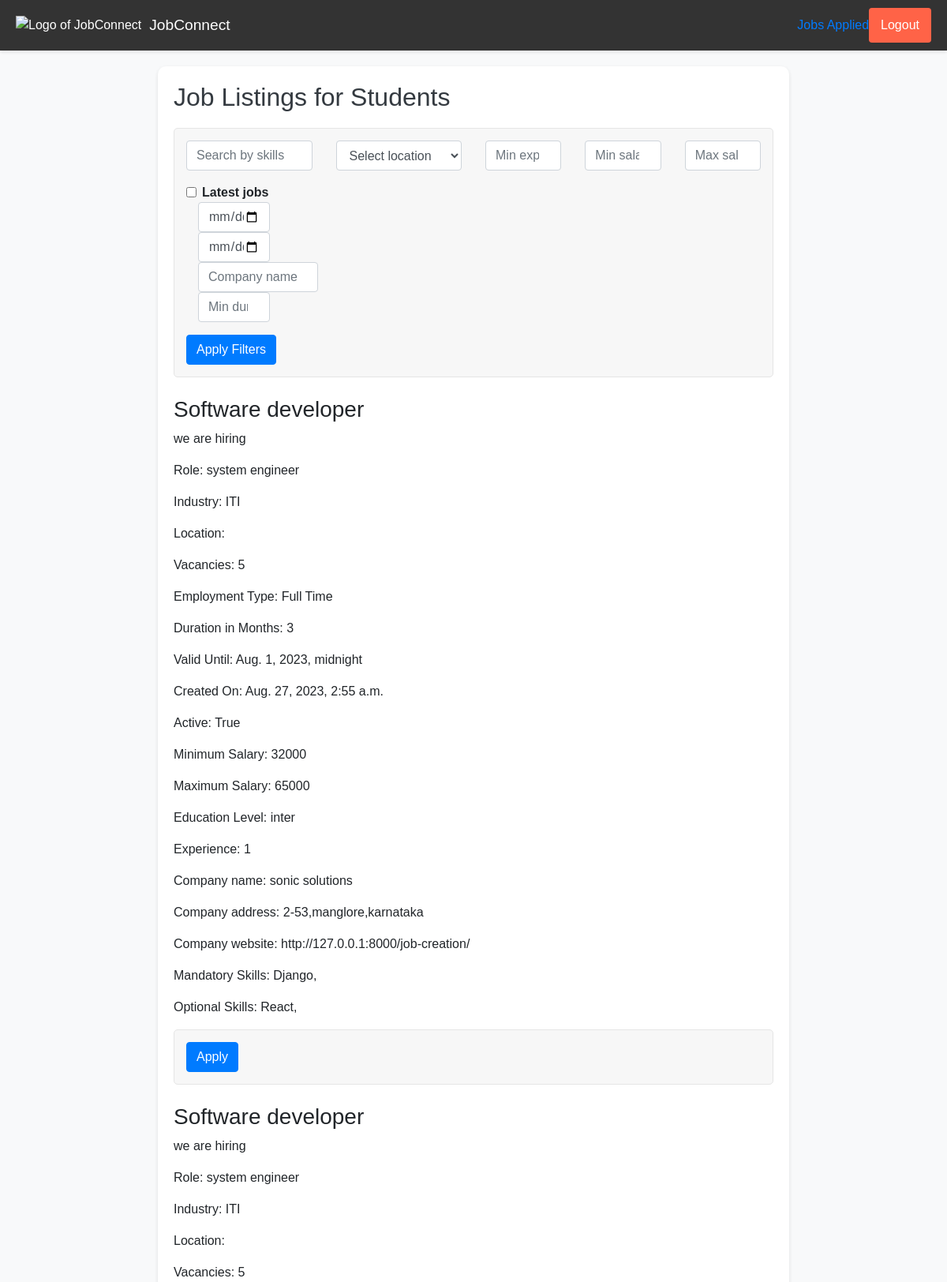
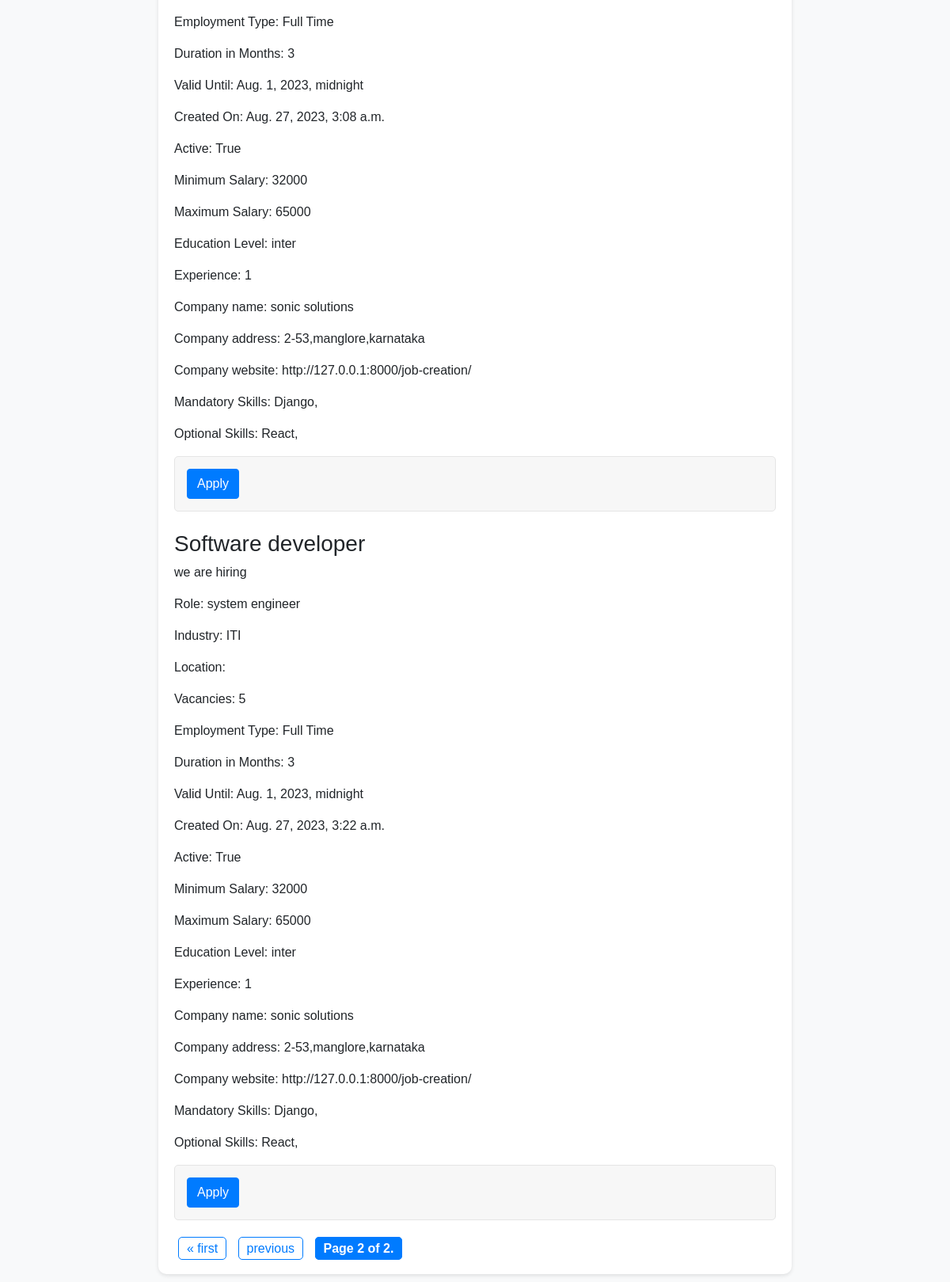
The page /student_jobs/?page=2 on the database its author committed (2 pictures, top to bottom).
### carrers/models.py (models this page shows, shortened)
class Job(models.Model):
    EMPLOYMENT_TYPES=[
        ('full_time','Full Time'),
        ('part_time','Part Time'),
        ('contract','Contract'),
    ]
    title = models.CharField(max_length=255)
    description = models.TextField()
    role = models.CharField(max_length=255)
    industry_type = models.CharField(max_length=255)
    location = models.ForeignKey('JobLocation', on_delete=models.CASCADE)
    no_of_openings = models.PositiveSmallIntegerField()
    employment_type = models.CharField(max_length=50,choices=EMPLOYMENT_TYPES)
    duration_in_months = models.PositiveSmallIntegerField(null=True, blank=True)
    created_on = models.DateTimeField(auto_now_add=True)
    valid_until = models.DateTimeField()
    is_active = models.BooleanField(default=True)
    salary_visible = models.BooleanField(default=False)
    min_salary = models.PositiveSmallIntegerField(null=True, blank=True)
    max_salary = models.PositiveSmallIntegerField(null=True, blank=True)
    education_level = models.CharField(max_length=255)
    years_of_experience = models.PositiveSmallIntegerField()
    skills_mandatory = models.ManyToManyField(Skill, related_name='mandatory_jobs')
    skills_optional = models.ManyToManyField(Skill, related_name='optional_jobs')
    company_info = models.ForeignKey(Company, on_delete=models.CASCADE,default=1)
    students_applied=models.ManyToManyField(User,related_name='applied_jobs',blank=True)

class Company(models.Model):
    company_name = models.CharField(max_length=255)
    address = models.TextField(null=True)
    website = models.URLField(null=True)
    user = models.ForeignKey(User, on_delete=models.CASCADE, default=1)  # Example default value

class Skill(models.Model):
    name=models.CharField(max_length=20)

### carrers/views.py (the view)
# urls.py: path('student_jobs/', StudentJobListView.as_view(), name='student_jobs'),
class StudentJobListView(ListView):
    model = Job
    template_name = 'carrers/student_jobs.html'
    context_object_name = 'job_listings'
    paginate_by=10
    def get_queryset(self):
        queryset=super().get_queryset()
        location = self.request.GET.get('location')
        skills = self.request.GET.get('skills')
        experience = self.request.GET.get('experience')
        min_salary = self.request.GET.get('min_salary')
        max_salary = self.request.GET.get('max_salary')
        role=self.request.GET.get('role')
        created_on = self.request.GET.get('created_on')
        valid_until_str = self.request.GET.get('valid_until')
        company_name = self.request.GET.get('company_name')
        duration_in_months = self.request.GET.get('duration_in_months')
        if location:
            queryset = queryset.filter(location__name=location)
        if skills:
            queryset = queryset.filter(Q(title__icontains=skills) | Q(description__icontains=skills))
        if experience:
            queryset = queryset.filter(years_of_experience__gte=experience)
        if min_salary:
            queryset = queryset.filter(min_salary__gte=min_salary)
        if max_salary:
            queryset = queryset.filter(max_salary__lte=max_salary)
        if role:
            queryset=queryset.filter(role=role)
        if created_on:
            created_on = timezone.make_aware(datetime.strptime(created_on, '%Y-%m-%d'))
            queryset = queryset.filter(created_on__date=created_on.date())
        if valid_until_str:
            valid_until = timezone.make_aware(datetime.strptime(valid_until_str, '%Y-%m-%d'))
            queryset = queryset.filter(valid_until__gte=valid_until)
        if company_name:
            queryset = queryset.filter(company_info__company_name__icontains=company_name)
        if duration_in_months:
            queryset = queryset.filter(duration_in_months__gte=duration_in_months)
        if created_on :
            created_on=timezone.make_aware(datetime.strptime(created_on, '%Y-%m-%d'))
            queryset = queryset.filter(created_on__date=created_on.date())
        if valid_until_str:
            valid_until = datetime.strptime(valid_until_str, '%Y-%m-%d')
            queryset = queryset.filter(valid_until__gte=valid_until)
        if company_name:
            queryset = queryset.filter(company_info__company_name__icontains=company_name)
        if duration_in_months:
            queryset = queryset.filter(duration_in_months__gte=duration_in_months)
        return queryset
    def get_context_data(self, **kwargs):
        context = super().get_context_data(**kwargs)
        context['username'] = self.request.user.username if self.request.user.is_authenticated else None
        jobs = self.get_queryset()  # Get the filtered queryset
        paginator = Paginator(jobs, self.paginate_by)  # Create a Paginator instance
        page_number = self.request.GET.get('page')  # Get the page number from the request
        page_obj = paginator.get_page(page_number)  # Get the page object
        context['page_obj'] = page_obj  # Add the page object to the context
        return context

### carrers/templates/carrers/student_jobs.html (shortened to what this page needs)
{% load static %}
<!DOCTYPE html>
<html lang="en">
<head>
    <link href="path_to_bootstrap_css/bootstrap.min.css" rel="stylesheet">
</head>
<body>
    <div class="navbar">
        <div class="navbar-title">
            <div class="navbar-logo">
                <img src="https://th.bing.com/th/id/OIG.ziA.KUy_wDzYr2Jp7UY9?pid=ImgGn" alt="Logo of JobConnect">
            </div>
            <h1>JobConnect</h1>
        </div>
        <div class="navbar-user">
            <a href="{% url 'jobs_applied' %}" class="navbar-job-button">Jobs Applied</a>
            <button class="navbar-logout" onclick="window.location.href='{% url 'my-logout' %}'">Logout</button>
        </div>
    </div>
    <div class="container">
        <h2>Job Listings for Students</h2>
        <form method="get" action="{% url 'student_jobs' %}" class="mb-4">
            <div class="row">
                <div class="col-md-3">
                    <input type="text" name="skills" placeholder="Search by skills" class="form-control">
                </div>
                <div class="col-md-3">
                    <select name="location" class="form-control">
                        <option value="">Select location</option>
                    </select>
                </div>
                <div class="col-md-2">
                    <input type="number" name="experience" placeholder="Min experience" class="form-control">
                </div>
                <div class="col-md-2">
                    <input type="number" name="min_salary" placeholder="Min salary" class="form-control">
                </div>
                <div class="col-md-2">
                    <input type="number" name="max_salary" placeholder="Max salary" class="form-control">
                </div>
            </div>
            <div class="form-check mt-3">
                <input type="checkbox" name="latest_jobs" class="form-check-input">
                <label class="form-check-label">Latest jobs</label>
            </div>
            <div class="col-md-2">
                <input type="date" name="created_on" class="form-control">
            </div>
            <div class="col-md-2">
                <input type="date" name="valid_until" class="form-control">
            </div>
            <div class="col-md-3">
                <input type="text" name="company_name" placeholder="Company name" class="form-control">
            </div>
            <div class="col-md-2">
                <input type="number" name="duration_in_months" placeholder="Min duration" class="form-control">
            </div>
            <button type="submit" class="btn btn-primary mt-3">Apply Filters</button>
        </form>
        <ul class="list-unstyled">
            {% for job in page_obj %}
            <li class="mb-4">
                <h3>{{ job.title }}</h3>
                <p>{{ job.description }}</p>
                <p>Role: {{ job.role }}</p>
                <p>Industry: {{ job.industry_type }}</p>
                <p>Location: {{ job.location_name }}</p>
                <p>Vacancies: {{ job.no_of_openings }}</p>
                <p>Employment Type: {{ job.get_employment_type_display }}</p>
                <p>Duration in Months: {{ job.duration_in_months }}</p>
                <p>Valid Until: {{ job.valid_until }}</p>
                <p>Created On: {{ job.created_on }}</p>
                <p>Active: {{ job.is_active }}</p>
                <p>Minimum Salary: {{ job.min_salary }}</p>
                <p>Maximum Salary: {{ job.max_salary }}</p>
                <p>Education Level: {{ job.education_level }}</p>
                <p>Experience: {{ job.years_of_experience }}</p>
                <p>Company name: {{ job.company_info.company_name }}</p>
                <p>Company address: {{ job.company_info.address }}</p>
                <p>Company website: {{ job.company_info.website }}</p>
                <p>Mandatory Skills:
                    {% for skill in job.skills_mandatory.all %}
                        {{ skill.name }},
                    {% endfor %}
                </p>
                <p>Optional Skills:
                    {% for skill in job.skills_optional.all %}
                        {{ skill.name }},
                    {% endfor %}
                </p>
                {% if not job.is_applied_by_student and request.user %}
                        <form method="post" action="{% url 'apply_job' %}">
                            <button type="submit" class="btn btn-primary">Apply</button>
                        </form>
                    {% elif job.is_applied_by_student %}
                        <p>Applied</p>
                    {% endif %}
                </li>
            {% endfor %}
        </ul>
        <div class="pagination">
            <span class="step-links">
                {% if page_obj.has_previous %}
                    <a href="?page=1">&laquo; first</a>
                    <a href="?page={{ page_obj.previous_page_number }}">previous</a>
                {% endif %}
                <span class="current">
                    Page {{ page_obj.number }} of {{ page_obj.paginator.num_pages }}.
                </span>
            </span>
        </div>
    </div>
</body>
</html>

### carrers/templates/carrers/student_jobs.html (style rules this page uses)
.pagination { margin-top: 20px; text-align: center; }
.pagination a, .pagination .current { margin: 0 5px; padding: 5px 10px; border: 1px solid #007bff; border-radius: 5px; color: #007bff; text-decoration: none; }
.pagination .current { background-color: #007bff; color: #ffffff; }
.container { margin-top: 20px; }
body { background-color: #f8f9fa; }
.container { background-color: #ffffff; border-radius: 10px; box-shadow: 0 2px 5px rgba(0, 0, 0, 0.1); padding: 20px; margin: 20px auto; max-width: 800px; }
h2 { color: #343a40; margin-bottom: 20px; }
form { border: 1px solid #e5e5e5; padding: 15px; border-radius: 5px; background-color: #f7f7f7; margin-bottom: 20px; }
label { font-weight: bold; }
.btn-primary { background-color: #007bff; border-color: #007bff; }
.pagination a { margin: 0 5px; color: #007bff; }
.pagination .current { font-weight: bold; }
.form-check { margin-top: 10px; }
body { margin: 0; padding: 0; font-family: Arial, sans-serif; }
.navbar { background-color: #333; display: flex; justify-content: space-between; align-items: center; padding: 10px 20px; box-shadow: 0 2px 4px rgba(0, 0, 0, 0.1); }
.navbar-logo img { height: 40px; margin-right: 10px; }
.navbar-title { display: flex; align-items: center; color: white; }
.navbar-title h1 { font-size: 1.2rem; margin: 0; }
.navbar-user { display: flex; align-items: center; }
.navbar-logout { background-color: #ff6347; color: white; border: none; padding: 10px 15px; border-radius: 4px; cursor: pointer; transition: background-color 0.3s ease; }

### rows shown on the page
Job: title "Software developer", description "we are hiring", role "system engineer", industry_type "ITI", no_of_openings "5", employment_type "Full Time", duration_in_months "3", valid_until "Aug. 1, 2023, midnight", created_on "Aug. 27, 2023, 2:55 a.m.", is_active "True", min_salary "32000", max_salary "65000", education_level "inter", years_of_experience "1", company_info.company_name "sonic solutions", company_info.address "2-53,manglore,karnataka", company_info.website "http://127.0.0.1:8000/job-creation/"
Skill: name "Django"
Skill: name "React"
Job: title "Software developer", description "we are hiring", role "system engineer", industry_type "ITI", no_of_openings "5", employment_type "Full Time", duration_in_months "3", valid_until "Aug. 1, 2023, midnight", created_on "Aug. 27, 2023, 3:08 a.m.", is_active "True", min_salary "32000", max_salary "65000", education_level "inter", years_of_experience "1", company_info.company_name "sonic solutions", company_info.address "2-53,manglore,karnataka", company_info.website "http://127.0.0.1:8000/job-creation/"
Job: title "Software developer", description "we are hiring", role "system engineer", industry_type "ITI", no_of_openings "5", employment_type "Full Time", duration_in_months "3", valid_until "Aug. 1, 2023, midnight", created_on "Aug. 27, 2023, 3:22 a.m.", is_active "True", min_salary "32000", max_salary "65000", education_level "inter", years_of_experience "1", company_info.company_name "sonic solutions", company_info.address "2-53,manglore,karnataka", company_info.website "http://127.0.0.1:8000/job-creation/"

### other values the page prints
{{ page_obj.number }} "2"
{{ page_obj.paginator.num_pages }} "2"
